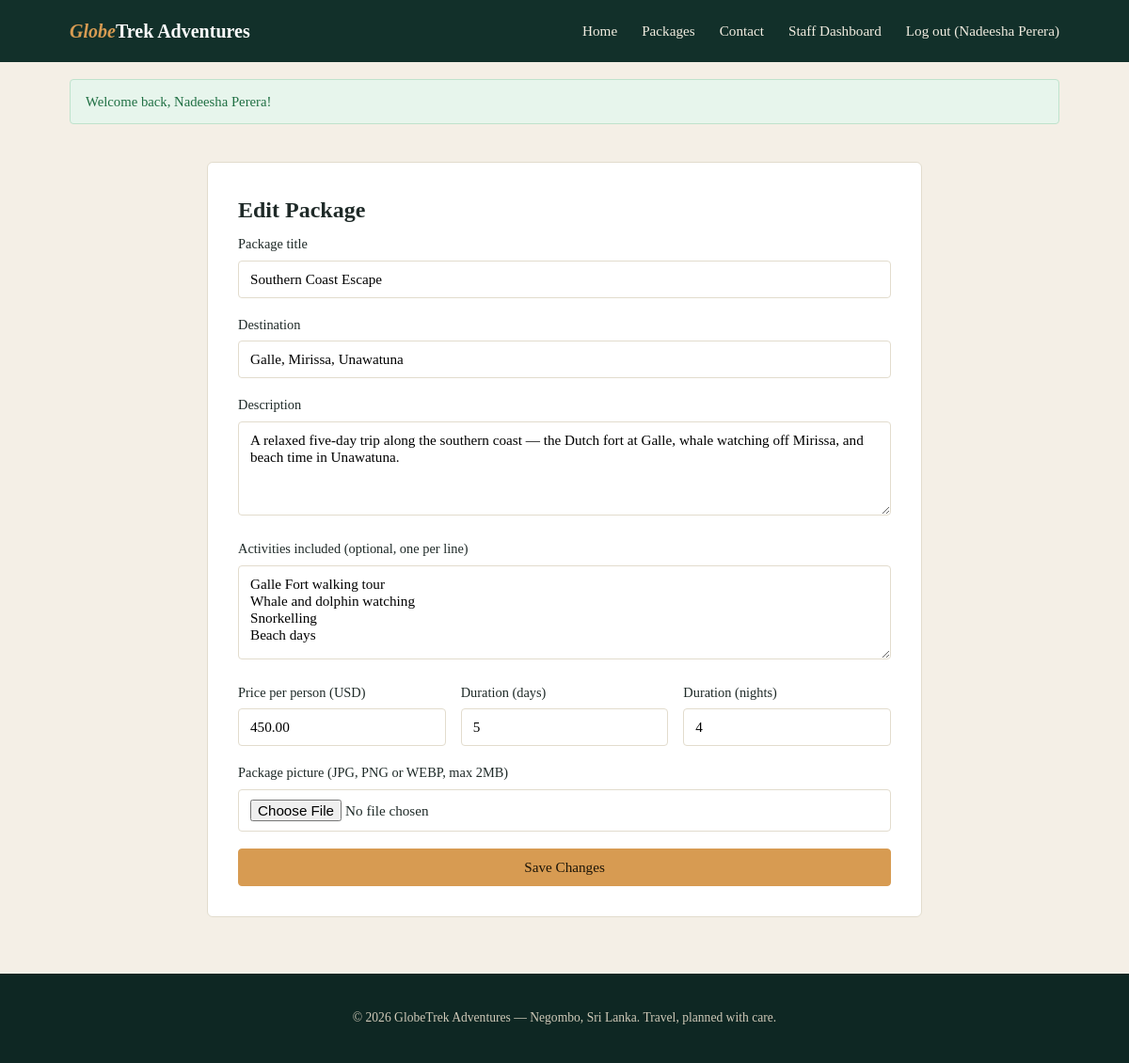
The app's page /staff/package_form.php?id=2 (signed in) with its own data.
### tables this page shows
CREATE TABLE packages (
  package_id INT AUTO_INCREMENT PRIMARY KEY,
  title VARCHAR(150) NOT NULL,
  destination VARCHAR(150) NOT NULL,
  description TEXT,
  activities TEXT,
  price DECIMAL(10,2) NOT NULL,
  duration_days INT NOT NULL,
  duration_nights INT NOT NULL,
  image LONGBLOB NULL,
  image_type VARCHAR(50) NULL,
  created_by INT NULL,
  created_at TIMESTAMP DEFAULT CURRENT_TIMESTAMP,
  FOREIGN KEY (created_by) REFERENCES users(user_id) ON DELETE SET NULL
);

### models/Package.php (called while the page is built, shortened)
<?php
class Package {
    public static function getById($id) {
        $db = getDB();
        $stmt = $db->prepare(
            "SELECT package_id, title, destination, description, activities,
                    price, duration_days, duration_nights, created_at
             FROM packages WHERE package_id = ?"
        );
        $stmt->execute([$id]);
        return $stmt->fetch(PDO::FETCH_ASSOC);
    }
}

### includes/functions.php (called while the page is built, shortened)
<?php
function clean($value) {
    return htmlspecialchars(trim($value ?? ''), ENT_QUOTES, 'UTF-8');
}

### staff/package_form.php (the view, shortened to what this page needs)
<?php
require_once __DIR__ . '/../includes/functions.php';
require_once __DIR__ . '/../models/Package.php';
$id = isset($_GET['id']) ? (int) $_GET['id'] : null;
$pkg = $id ? Package::getById($id) : null;
require_once __DIR__ . '/../includes/header.php';
function form_value($field, $pkg) {
    return $pkg ? clean($pkg[$field]) : '';
}
?>
<div class="container">
  <div class="form-card wide">
    <h2><?php echo $id ? 'Edit Package' : 'Add New Package'; ?></h2>
    <form id="packageForm" method="POST"
          action="<?php echo BASE_URL; ?>/staff/package_form.php<?php echo $id ? '?id=' . $id : ''; ?>"
          enctype="multipart/form-data" novalidate>
      <div class="form-group">
        <label for="title">Package title</label>
        <input type="text" id="title" name="title" value="<?php echo form_value('title', $pkg); ?>">
      </div>
      <div class="form-group">
        <label for="destination">Destination</label>
        <input type="text" id="destination" name="destination" value="<?php echo form_value('destination', $pkg); ?>">
      </div>
      <div class="form-group">
        <label for="description">Description</label>
        <textarea id="description" name="description"><?php echo form_value('description', $pkg); ?></textarea>
      </div>
      <div class="form-group">
        <label for="activities">Activities included (optional, one per line)</label>
        <textarea id="activities" name="activities"><?php echo form_value('activities', $pkg); ?></textarea>
      </div>
      <div class="form-row">
        <div class="form-group">
          <label for="price">Price per person (USD)</label>
          <input type="number" step="0.01" min="0" id="price" name="price" value="<?php echo form_value('price', $pkg); ?>">
        </div>
        <div class="form-group">
          <label for="duration_days">Duration (days)</label>
          <input type="number" min="1" id="duration_days" name="duration_days" value="<?php echo form_value('duration_days', $pkg); ?>">
        </div>
        <div class="form-group">
          <label for="duration_nights">Duration (nights)</label>
          <input type="number" min="0" id="duration_nights" name="duration_nights" value="<?php echo form_value('duration_nights', $pkg); ?>">
        </div>
      </div>
      <div class="form-group">
        <label for="image">Package picture (JPG, PNG or WEBP, max 2MB)</label>
        <input type="file" id="image" name="image" accept="image/png, image/jpeg, image/webp">
      </div>
      <button type="submit" class="btn btn-primary btn-block"><?php echo $id ? 'Save Changes' : 'Add Package'; ?></button>
    </form>
  </div>
</div>
<?php
require_once __DIR__ . '/../includes/footer.php';
?>

### assets/css/style.css (style rules this page uses)
:root { --dark: #12302a; --dark-2: #0e2723; --gold: #d79b52; --gold-dark: #b97f3a; --cream: #f4efe6; --text-dark: #1f2a28; --text-muted: #6b7370; --border: #e2dccd; --danger: #b3261e; --danger-bg: #fbe9e7; --success: #1f6f43; --success-bg: #e7f5ec; font-size: 16px; }
* { box-sizing: border-box; }
body { margin: 0; font-family: Georgia, 'Times New Roman', serif; color: var(--text-dark); background: var(--cream); line-height: 1.5; }
h1, h2, h3, h4 { font-family: Georgia, 'Times New Roman', serif; margin: 0 0 .5rem; }
.container { max-width: 1100px; margin: 0 auto; padding: 0 24px; }
.btn { display: inline-block; padding: 10px 20px; border-radius: 4px; border: 1px solid transparent; font-family: Georgia, serif; font-size: .95rem; cursor: pointer; }
.btn-primary { background: var(--gold); color: #1c1508; border-color: var(--gold); }
.btn-block { display: block; width: 100%; text-align: center; }
.form-card { background: #fff; border: 1px solid var(--border); border-radius: 6px; padding: 32px; max-width: 520px; margin: 40px auto; }
.form-card.wide { max-width: 760px; }
.form-group { margin-bottom: 18px; }
label { display: block; font-size: .9rem; margin-bottom: 6px; color: var(--text-dark); }
input[type=text], input[type=email], input[type=password], input[type=number], input[type=date], input[type=tel], input[type=file], select, textarea { width: 100%; padding: 10px 12px; border: 1px solid var(--border); border-radius: 4px; font-family: inherit; font-size: .95rem; background: #fff; }
textarea { resize: vertical; min-height: 100px; }
.form-row { display: flex; gap: 16px; }
.form-row .form-group { flex: 1; }

### records on screen
packages: title "Southern Coast Escape", destination "Galle, Mirissa, Unawatuna", description "A relaxed five-day trip along the southern coast — the Dutch fort at Galle, whale watching off Mirissa, and beach time in Unawatuna.", activities "Galle Fort walking tour Whale and dolphin watching Snorkelling Beach days", price "450.00", duration_days "5", duration_nights "4"

### other values on screen
$_SESSION['name'] "Nadeesha Perera"
$flash['message'] "Welcome back, Nadeesha Perera!"
